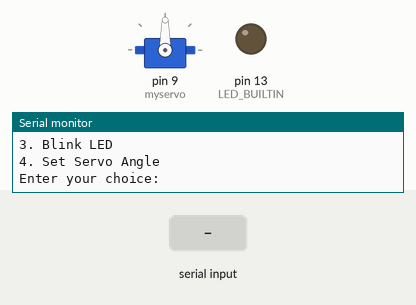
This program was run on a simulated Arduino Uno, built with avr-gcc and run on an emulated ATmega328P. Parts: servo, output pins drawn as LEDs (lit = HIGH), the last lines printed to the serial monitor. Dashed ring = blinking. The test bench sets the inputs (shaded band).

Above: at 2.2 s.
2.3 s: "3" received over Serial
At 2.7 s:
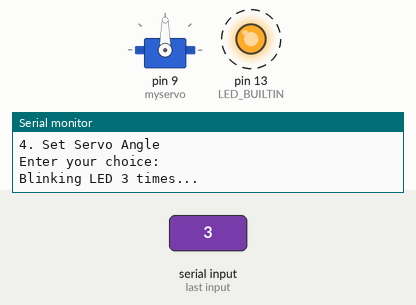
5.3 s: "30,150\n" received over Serial
At 9.1 s:
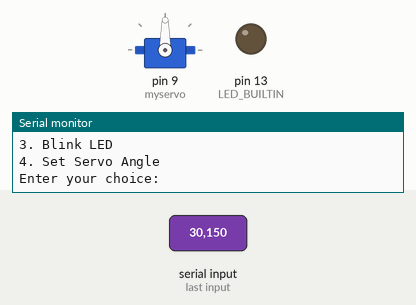
Timing chart, 0 to 10.6 s (numbered marks = the images above; inputs shaded):
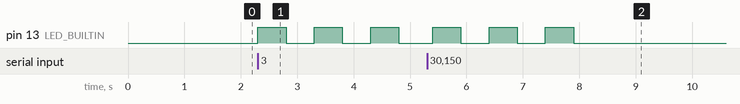

The program:

main.cpp
```cpp
#include <Arduino.h>
#include <Servo.h>

Servo myservo;

void printMenu() {
  Serial.println("\n--- Arduino Menu ---");
  Serial.println("1. Say Hello");
  Serial.println("2. Get Arduino Uptime");
  Serial.println("3. Blink LED");
  Serial.println("4. Set Servo Angle");
  Serial.println("Enter your choice:");
}

void setup() {
  Serial.begin(9600);
  while (!Serial) {
    ; // Wait for serial port to connect (needed for native USB port only)
  }
  delay(1000); // 添加一个短暂的延迟
  Serial.println("Arduino ready for communication!");
  pinMode(LED_BUILTIN, OUTPUT);
  myservo.attach(9);  // 将舵机连接到9号引脚
  printMenu();
}

void loop() {
  if (Serial.available() > 0) {
    char choice = Serial.read();

    // Clear the serial buffer
    while(Serial.available() > 0) {
      Serial.read();
    }

    switch(choice) {
      case '1':
        Serial.println("Hello from Arduino!");
        break;
      case '2':
        Serial.print("Arduino uptime: ");
        Serial.print(millis() / 1000);
        Serial.println(" seconds");
        break;
      case '3':
        Serial.println("Blinking LED 3 times...");
        for(int i = 0; i < 3; i++) {
          digitalWrite(LED_BUILTIN, HIGH);
          delay(500);
          digitalWrite(LED_BUILTIN, LOW);
          delay(500);
        }
        Serial.println("Blinking complete!");
        break;
      case '4':
        Serial.println("Enter servo angle (0-180):");
        while (!Serial.available()) {}  // 等待输入
        int angle = Serial.parseInt();
        if (angle >= 0 && angle <= 180) {
          myservo.write(angle);
          Serial.print("Servo angle set to: ");
          Serial.println(angle);
        } else {
          Serial.println("Invalid angle. Please enter a value between 0 and 180.");
        }
        break;
      default:
        Serial.println("Invalid choice. Please try again.");
    }

    printMenu();
  }
}
```

Measured:
- after the input at 2.3 s, pin 13 (LED_BUILTIN): alternates HIGH for 0.50 s and LOW for 0.50 s, starting at once
- after the input at 5.3 s, pin 13 (LED_BUILTIN): alternates HIGH for 0.50 s and LOW for 0.50 s, 6 changes in all, then stays LOW, starting after 0.10 s
